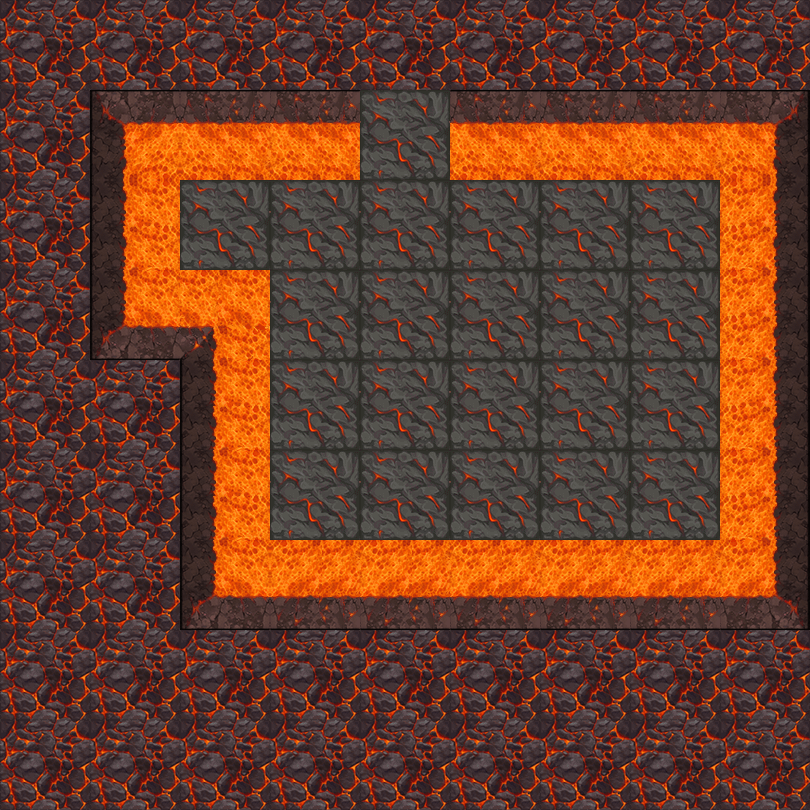

Below is a game level as drawn by its tile map, then a one-line description and the .tmx that defines it (tile-layer data replaced by summaries):
An orthogonal 9x9 tile map with 90x90 px tiles, 2 tile layers (地形, 障碍) and 26 objects (19x map, 5x spring, bed, door).

<map version="1.5" tiledversion="1.7.2" orientation="orthogonal" renderorder="right-down" width="9" height="9" tilewidth="90" tileheight="90" infinite="0" nextlayerid="4" nextobjectid="36">
 <tileset firstgid="1" name="1" tilewidth="90" tileheight="90" tilecount="100" columns="10">
  <image source="5.png" trans="ff00ff" width="900" height="900" />
 </tileset>
 <layer id="1" name="地形" width="9" height="9">
  <data>[81 cells, 58 non-empty, 2 distinct tile ids]</data>
 </layer>
 <layer id="2" name="障碍" width="9" height="9">
  <data>[81 cells, 23 non-empty, 10 distinct tile ids]</data>
 </layer>
 <objectgroup id="3" name="对象">
  <object id="2" name="bed" x="450" y="450" width="90" height="90" />
  <object id="4" name="map" x="630" y="360" width="90" height="90" />
  <object id="7" name="map" x="270" y="270" width="90" height="90" />
  <object id="8" name="map" x="270" y="360" width="90" height="90" />
  <object id="9" name="map" x="270" y="450" width="90" height="90" />
  <object id="12" name="map" x="360" y="360" width="90" height="90" />
  <object id="13" name="map" x="360" y="450" width="90" height="90" />
  <object id="15" name="map" x="540" y="360" width="90" height="90" />
  <object id="16" name="map" x="540" y="270" width="90" height="90" />
  <object id="17" name="map" x="450" y="360" width="90" height="90" />
  <object id="18" name="map" x="360" y="270" width="90" height="90" />
  <object id="19" name="map" x="450" y="270" width="90" height="90" />
  <object id="20" name="map" x="630" y="270" width="90" height="90" />
  <object id="23" name="map" x="540" y="450" width="90" height="90" />
  <object id="24" name="map" x="360" y="180" width="90" height="90">
   <properties>
    <property name="weapon" type="int" value="1" />
   </properties>
  </object>
  <object id="25" name="map" x="270" y="180" width="90" height="90">
   <properties>
    <property name="weapon" type="int" value="2" />
   </properties>
  </object>
  <object id="26" name="map" x="450" y="180" width="90" height="90">
   <properties>
    <property name="weapon" type="int" value="3" />
   </properties>
  </object>
  <object id="27" name="map" x="540" y="180" width="90" height="90">
   <properties>
    <property name="weapon" type="int" value="4" />
   </properties>
  </object>
  <object id="28" name="map" x="180" y="180" width="90" height="90">
   <properties>
    <property name="weapon" type="int" value="5" />
   </properties>
  </object>
  <object id="29" name="map" x="630" y="180" width="90" height="90">
   <properties>
    <property name="weapon" type="int" value="6" />
   </properties>
  </object>
  <object id="30" name="spring" x="450" y="630" width="90" height="90">
   <properties>
    <property name="direction" value="1" />
   </properties>
  </object>
  <object id="31" name="spring" x="630" y="450" width="90" height="90">
   <properties>
    <property name="direction" value="3" />
   </properties>
  </object>
  <object id="32" name="door" x="360" y="90" width="90" height="90">
   <properties>
    <property name="LorR" type="int" value="1" />
    <property name="motion" type="int" value="4" />
    <property name="rotate" type="int" value="0" />
   </properties>
  </object>
  <object id="33" name="spring" x="270" y="630" width="90" height="90">
   <properties>
    <property name="direction" value="2" />
   </properties>
  </object>
  <object id="34" name="spring" x="90" y="630" width="90" height="90">
   <properties>
    <property name="direction" value="2" />
   </properties>
  </object>
  <object id="35" name="spring" x="90" y="450" width="90" height="90">
   <properties>
    <property name="direction" value="3" />
   </properties>
  </object>
 </objectgroup>
</map>
